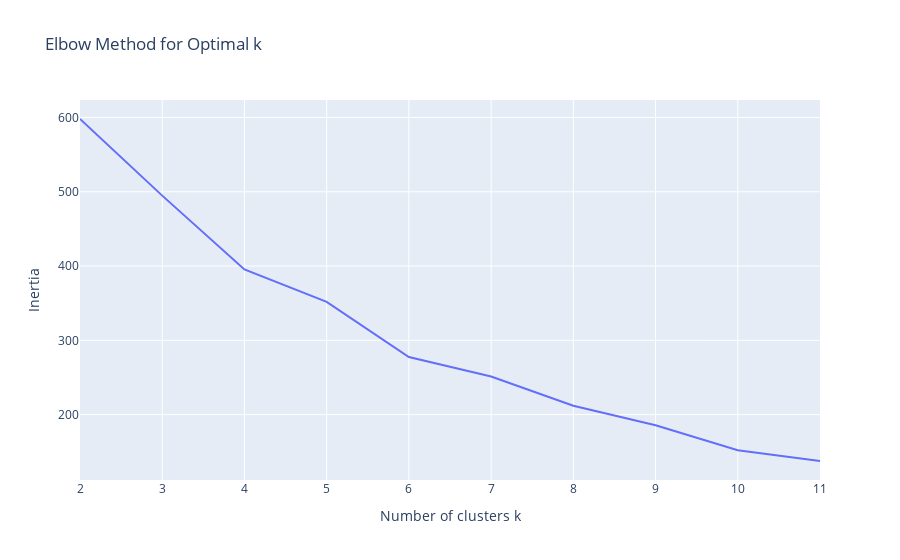

Notebook cell for this chart:
### Code cell
# Elbow Method using inertia to determine optimal k

inertia = []
k_values = range(2,12)
for k in k_values:
    steps =[]
    steps.append(('encoder',encoder))
    steps.append(('scaler',StandardScaler()))
    steps.append(('model',KMeans(n_clusters=k, random_state=42)))
    pipeline = Pipeline(steps=steps)
    pipeline.fit(df)
    inertia.append(pipeline['model'].inertia_)


# Plotting the elbow curve
px.line(x = k_values , y=inertia, labels={'x': 'Number of clusters k', 'y': 'Inertia'}, title='Elbow Method for Optimal k')

### Figure 1 — Plotly figure (JSON) as saved in the notebook; plotly's stock layout.template omitted (floating-point values rounded to 4 significant figures)
{"data": [{"hovertemplate": "Number of clusters k=%{x}<br>Inertia=%{y}<extra></extra>", "legendgroup": "", "line": {"color": "#636efa", "dash": "solid"}, "marker": {"symbol": "circle"}, "mode": "lines", "name": "", "orientation": "v", "showlegend": false, "type": "scatter", "x": [2, 3, 4, 5, 6, 7, 8, 9, 10, 11], "xaxis": "x", "y": [597.9, 494.8, 395.4, 351.7, 277.4, 251.2, 212.0, 185.7, 152.0, 137.5], "yaxis": "y"}], "layout": {"legend": {"tracegroupgap": 0}, "title": {"text": "Elbow Method for Optimal k"}, "xaxis": {"anchor": "y", "domain": [0, 1], "title": {"text": "Number of clusters k"}}, "yaxis": {"anchor": "x", "domain": [0, 1], "title": {"text": "Inertia"}}}}
